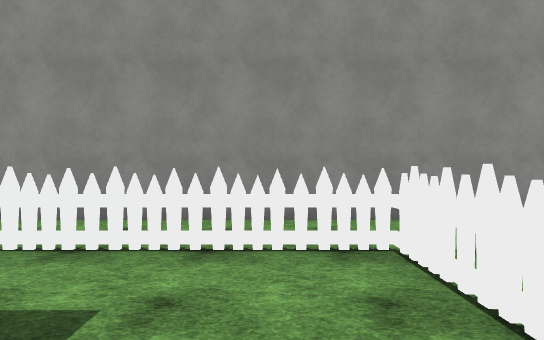
[1] (above)

24 first-person views from a walk through a Unity game level. The camera is 1.5 m above the floor, looks level and sees 75° across. The floor is counted in squares, 2 m on a side. Each view is taken from the middle of a square. On the plan, view 1 faces up. The plan holds only what a view shows up to about 11 squares ahead; the rest is blank. The place goes on beyond the plan. The player is left out. Surface patterns are stand-ins for the level's own textures.

[2]
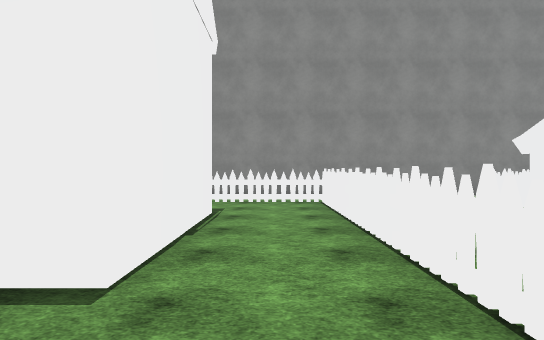

[3]
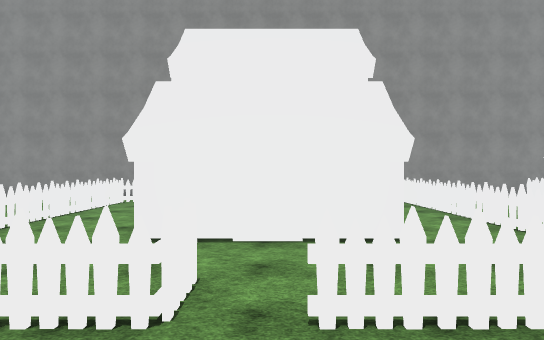

[4]
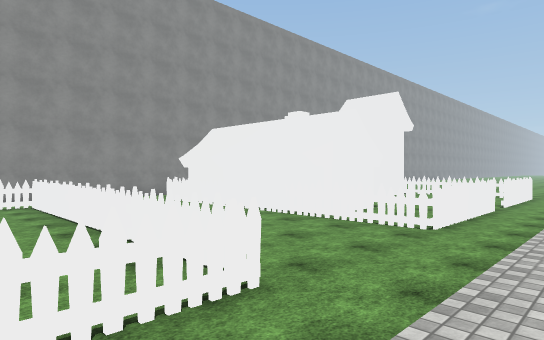

[5]
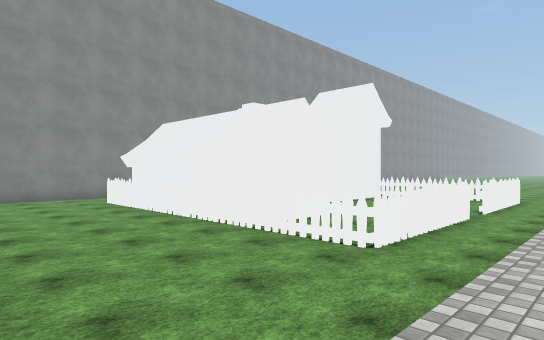

[6]
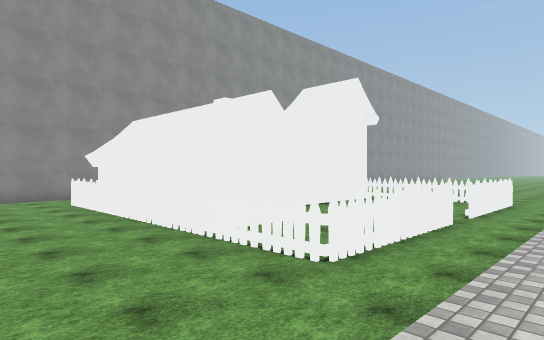

[7]
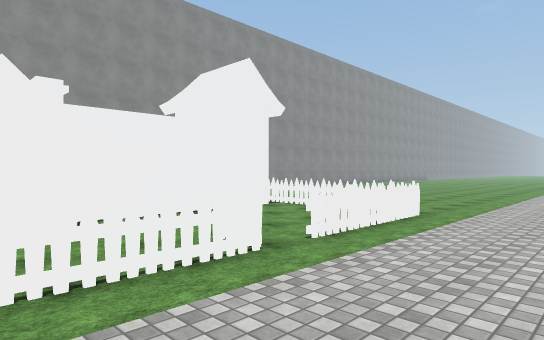

[8]
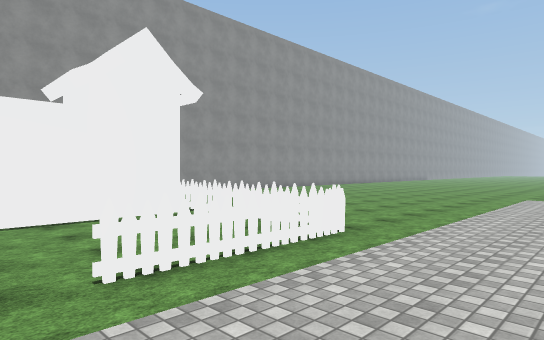

[9]
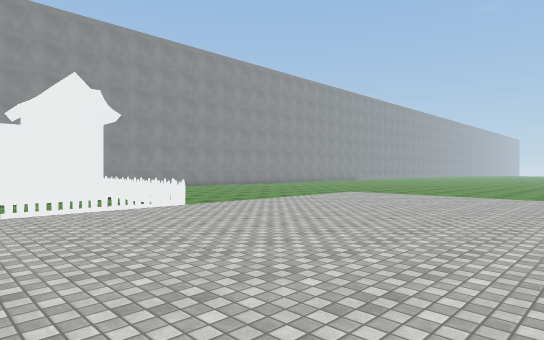

[10]
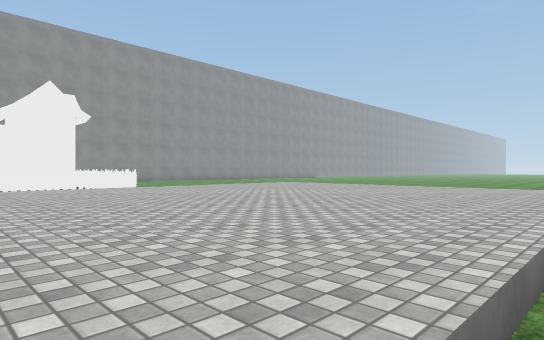

[11]
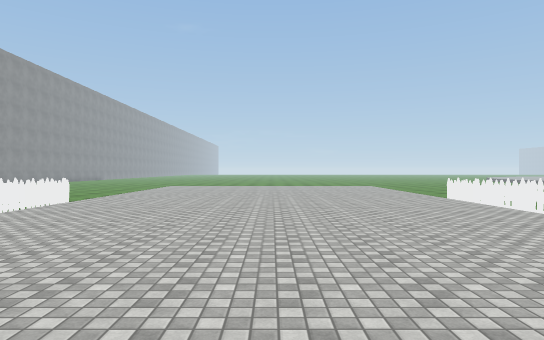

[12]
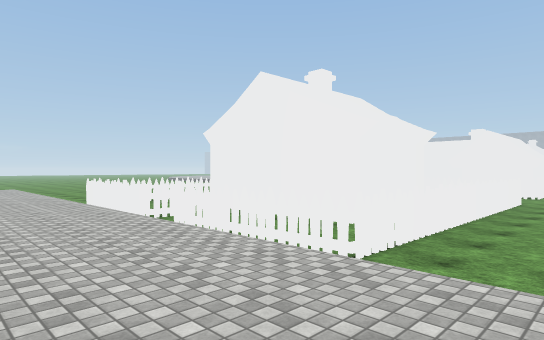

[13]
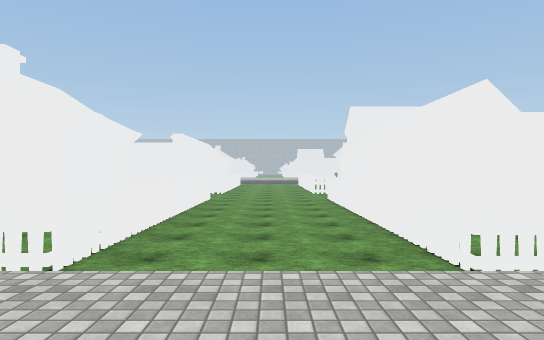

[14]
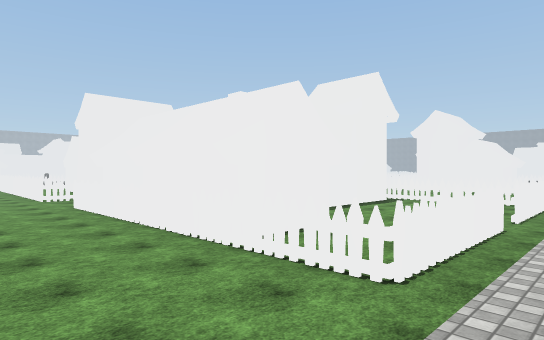

[15]
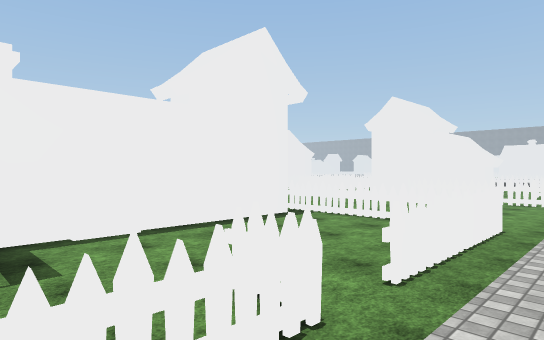

[16]
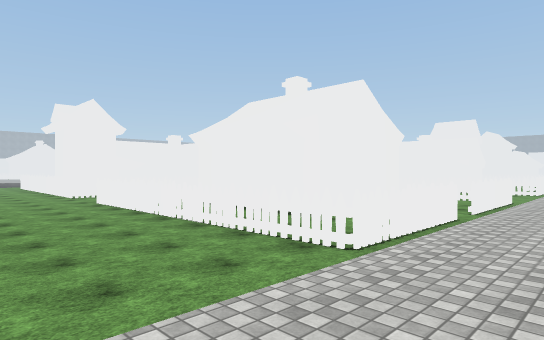

[17]
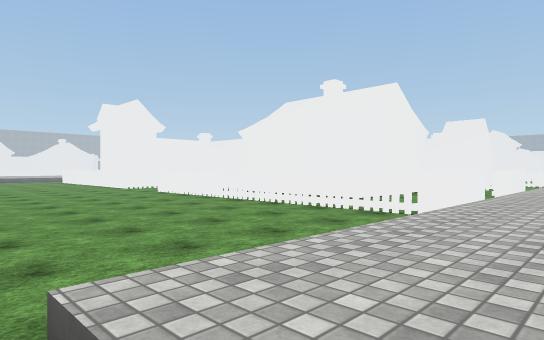

[18]
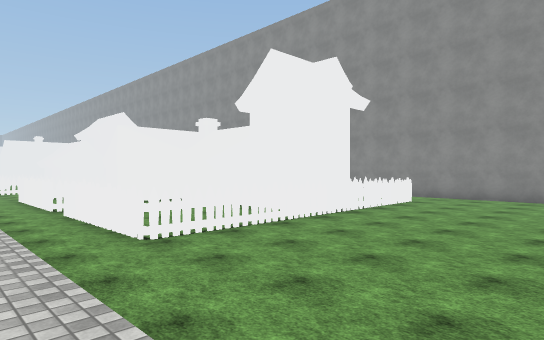

[19]
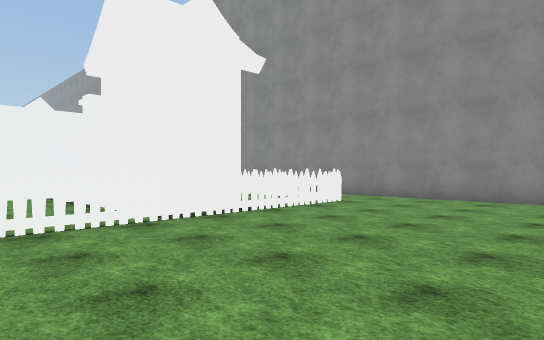

[20]
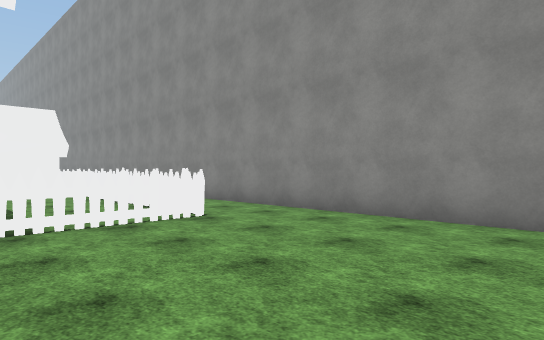

[21]
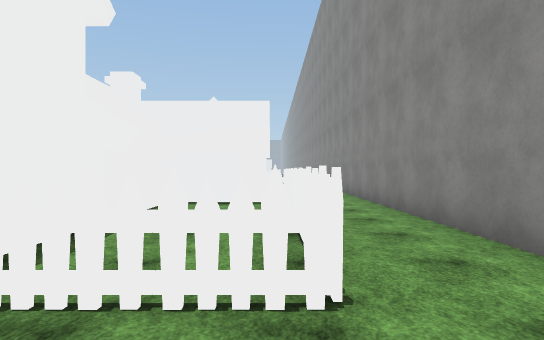

[22]
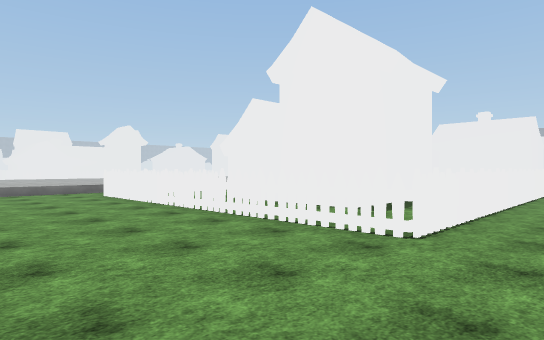

[23]
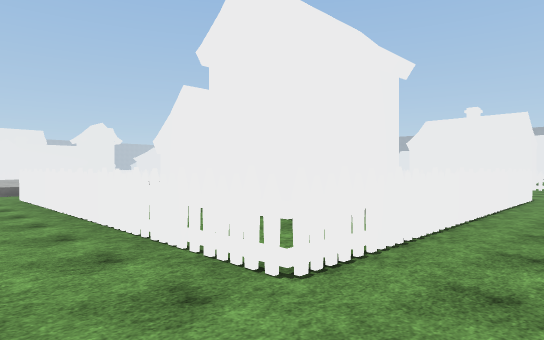

[24]
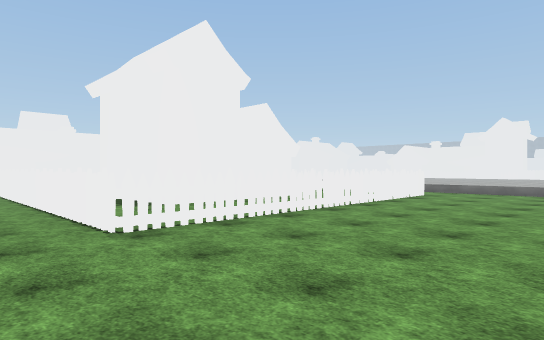

### Floor plan
Key: @ floor where view 1 was taken; # wall or solid block; x gap in a wall; . main floor; : floor 0.5 m higher than the main floor; O other object.
Columns run from 13 left of view 1 to 20 right of it. Each row starts with its distance up from view 1.
  6          #######################
  5  . ...   .......................
  4   .................   ...........
  3  ....OOOOOOOOOO...O##OOOOOOO.....
  2  ....O........O...O###.....O.....
  1  ....O..OOOOO.O...O######OOO....
  0   ...O..OOOOO@O...O# ####OOO.....
 -1   ...O..#   #.O...O######OOO.....
 -2   ...O..#   #.O...O###..   O.....
 -3   ...O........O...O###.....O.....
 -4   ...O .......O...O .......O......
 -5   ...O ..O....O...O...O....O......
 -6    ..O  OO.OOOO...OOOOOOOOOO......
 -7    ...        ....................
 -8           : : :::::::::::::::::::
 -9                    ::::::::::::::
-10                   :::::::::::::::.
-11                   :::::::::::::::.
-12                 : :::::::::::::::.
-13                   :::::::::::::::
-14                 : :::::::::::::::
-15                  ::::::::::::::::.
-16         ::: :::::::::::::::::::::.
-17   ................................
-18 O....OOOOxOOOOO...OOOOOOOOOO......
-19 O    O........O...O........O......
-20      O.....###O...O O#####.O.....
-21    ..O.....O #O...O O    O.O.....
-22    ..OOO######O...O O    O O.....
-23        O     #O...O O    O O.....
-24        O     #O...O O    O O.....
-25              #O...O #      O.....
-26              #O.. O        O....

Where each view was taken, in squares from view 1:
view 1: 0 up, 0 right, facing up
view 2: 5 down, 0 right, facing up
view 3: 8 down, 3 left, facing up
view 4: 8 down, 1 left, facing up-right
view 5: 8 down, 1 right, facing up-right
view 6: 8 down, 2 right, facing up-right
view 7: 9 down, 6 right, facing up-right
view 8: 9 down, 9 right, facing up-right
view 9: 14 down, 9 right, facing up-right
view 10: 17 down, 9 right, facing up-right
view 11: 12 down, 3 right, facing right
view 12: 14 down, 3 right, facing down-right
view 13: 14 down, 3 right, facing down
view 14: 16 down, 4 right, facing down-left
view 15: 16 down, 1 left, facing down-left
view 16: 15 down, 18 right, facing down-left
view 17: 15 down, 20 right, facing down-left
view 18: 8 down, 19 right, facing up-left
view 19: 4 down, 19 right, facing up-left
view 20: 0 up, 19 right, facing up-left
view 21: 3 up, 16 right, facing left
view 22: 5 up, 5 right, facing down-left
view 23: 5 up, 3 right, facing down-left
view 24: 5 up, 12 left, facing down-right
